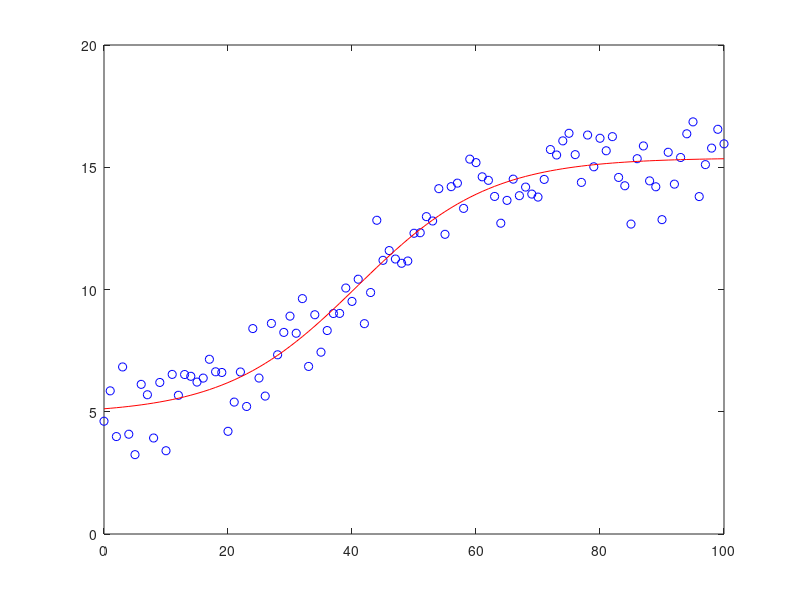

This chart was generated by the following MATLAB code:
%%
% Example of sigmoidal function regression

x = (0:100)';
y = 5 + 10./(1+exp(-(x-40)/10)) + randn(size(x));
plot(x,y,'bo')

%%
f = @(p,x) p(1) + p(2) ./ (1 + exp(-(x-p(3))/p(4)));
p = nlinfit(x,y,f,[0 20 50 5])
line(x,f(p,x),'color','r')

%%
%fit(x,y,'a + b ./ (1 + exp(-(x-m)/s))','start',[0 20 50 5])